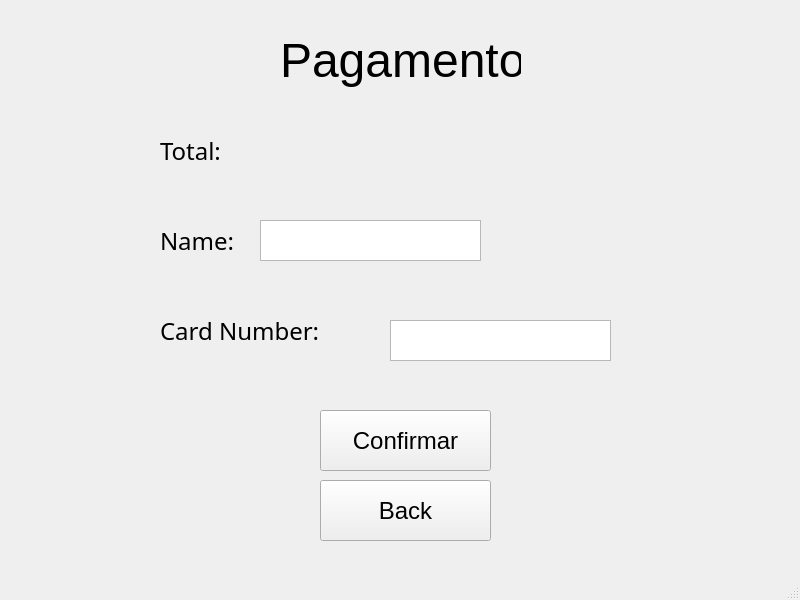
<?xml version="1.0" encoding="UTF-8"?>
<ui version="4.0">
 <class>MainWindow</class>
 <widget class="QMainWindow" name="MainWindow">
  <property name="geometry">
   <rect>
    <x>0</x>
    <y>0</y>
    <width>800</width>
    <height>600</height>
   </rect>
  </property>
  <property name="windowTitle">
   <string>MainWindow</string>
  </property>
  <widget class="QWidget" name="centralwidget">
   <widget class="QStackedWidget" name="stackedWidget">
    <property name="geometry">
     <rect>
      <x>0</x>
      <y>0</y>
      <width>801</width>
      <height>591</height>
     </rect>
    </property>
    <property name="currentIndex">
     <number>1</number>
    </property>
    <widget class="QWidget" name="aCardapio">
     <widget class="QLabel" name="label_3">
      <property name="geometry">
       <rect>
        <x>80</x>
        <y>260</y>
        <width>201</width>
        <height>81</height>
       </rect>
      </property>
      <property name="font">
       <font>
        <family>Roman</family>
        <pointsize>18</pointsize>
       </font>
      </property>
      <property name="text">
       <string>Sprite</string>
      </property>
     </widget>
     <widget class="QLabel" name="label_7">
      <property name="geometry">
       <rect>
        <x>470</x>
        <y>260</y>
        <width>201</width>
        <height>81</height>
       </rect>
      </property>
      <property name="font">
       <font>
        <family>Roman</family>
        <pointsize>18</pointsize>
       </font>
      </property>
      <property name="text">
       <string>R$ 3,50</string>
      </property>
     </widget>
     <widget class="QLabel" name="label_4">
      <property name="geometry">
       <rect>
        <x>80</x>
        <y>340</y>
        <width>201</width>
        <height>81</height>
       </rect>
      </property>
      <property name="font">
       <font>
        <family>Roman</family>
        <pointsize>18</pointsize>
       </font>
      </property>
      <property name="text">
       <string>Fanta</string>
      </property>
     </widget>
     <widget class="QPushButton" name="pushButtonFanta">
      <property name="geometry">
       <rect>
        <x>640</x>
        <y>370</y>
        <width>101</width>
        <height>21</height>
       </rect>
      </property>
      <property name="text">
       <string>Adicionar</string>
      </property>
     </widget>
     <widget class="QLabel" name="label_8">
      <property name="geometry">
       <rect>
        <x>470</x>
        <y>340</y>
        <width>201</width>
        <height>81</height>
       </rect>
      </property>
      <property name="font">
       <font>
        <family>Roman</family>
        <pointsize>18</pointsize>
       </font>
      </property>
      <property name="text">
       <string>R$ 4,75</string>
      </property>
     </widget>
     <widget class="QLabel" name="label_2">
      <property name="geometry">
       <rect>
        <x>80</x>
        <y>180</y>
        <width>201</width>
        <height>81</height>
       </rect>
      </property>
      <property name="font">
       <font>
        <family>Roman</family>
        <pointsize>18</pointsize>
       </font>
      </property>
      <property name="text">
       <string>Pepsi</string>
      </property>
     </widget>
     <widget class="QLabel" name="tittle">
      <property name="geometry">
       <rect>
        <x>300</x>
        <y>30</y>
        <width>201</width>
        <height>61</height>
       </rect>
      </property>
      <property name="font">
       <font>
        <pointsize>36</pointsize>
       </font>
      </property>
      <property name="text">
       <string>My Store</string>
      </property>
     </widget>
     <widget class="QPushButton" name="pushButtonPepsi">
      <property name="geometry">
       <rect>
        <x>640</x>
        <y>230</y>
        <width>101</width>
        <height>21</height>
       </rect>
      </property>
      <property name="text">
       <string>Adicionar</string>
      </property>
     </widget>
     <widget class="QLabel" name="label_5">
      <property name="geometry">
       <rect>
        <x>470</x>
        <y>120</y>
        <width>201</width>
        <height>81</height>
       </rect>
      </property>
      <property name="font">
       <font>
        <family>Roman</family>
        <pointsize>18</pointsize>
       </font>
      </property>
      <property name="text">
       <string>R$ 6,00</string>
      </property>
     </widget>
     <widget class="QLabel" name="label">
      <property name="geometry">
       <rect>
        <x>80</x>
        <y>110</y>
        <width>201</width>
        <height>81</height>
       </rect>
      </property>
      <property name="font">
       <font>
        <family>Roman</family>
        <pointsize>18</pointsize>
       </font>
      </property>
      <property name="text">
       <string>Coca - Cola</string>
      </property>
     </widget>
     <widget class="QPushButton" name="pushButtonSprite">
      <property name="geometry">
       <rect>
        <x>640</x>
        <y>300</y>
        <width>101</width>
        <height>21</height>
       </rect>
      </property>
      <property name="text">
       <string>Adicionar</string>
      </property>
     </widget>
     <widget class="QLabel" name="label_6">
      <property name="geometry">
       <rect>
        <x>470</x>
        <y>190</y>
        <width>201</width>
        <height>81</height>
       </rect>
      </property>
      <property name="font">
       <font>
        <family>Roman</family>
        <pointsize>18</pointsize>
       </font>
      </property>
      <property name="text">
       <string>R$ 4,00</string>
      </property>
     </widget>
     <widget class="QPushButton" name="viewCart">
      <property name="geometry">
       <rect>
        <x>300</x>
        <y>440</y>
        <width>171</width>
        <height>61</height>
       </rect>
      </property>
      <property name="font">
       <font>
        <pointsize>18</pointsize>
       </font>
      </property>
      <property name="text">
       <string>Carrinho</string>
      </property>
     </widget>
     <widget class="QPushButton" name="pushButtonCoke">
      <property name="geometry">
       <rect>
        <x>640</x>
        <y>150</y>
        <width>101</width>
        <height>21</height>
       </rect>
      </property>
      <property name="text">
       <string>Adicionar</string>
      </property>
     </widget>
    </widget>
    <widget class="QWidget" name="cPagamento">
     <widget class="QLabel" name="tittle_3">
      <property name="geometry">
       <rect>
        <x>280</x>
        <y>30</y>
        <width>241</width>
        <height>61</height>
       </rect>
      </property>
      <property name="font">
       <font>
        <pointsize>36</pointsize>
       </font>
      </property>
      <property name="text">
       <string>Pagamento</string>
      </property>
     </widget>
     <widget class="QPushButton" name="pushButtonConfirm">
      <property name="geometry">
       <rect>
        <x>320</x>
        <y>410</y>
        <width>171</width>
        <height>61</height>
       </rect>
      </property>
      <property name="font">
       <font>
        <pointsize>18</pointsize>
       </font>
      </property>
      <property name="text">
       <string>Confirmar</string>
      </property>
     </widget>
     <widget class="QLabel" name="totalPricePay">
      <property name="geometry">
       <rect>
        <x>160</x>
        <y>110</y>
        <width>151</width>
        <height>81</height>
       </rect>
      </property>
      <property name="font">
       <font>
        <family>Roman</family>
        <pointsize>18</pointsize>
       </font>
      </property>
      <property name="text">
       <string>Total:</string>
      </property>
     </widget>
     <widget class="QLabel" name="totalPriceValue">
      <property name="geometry">
       <rect>
        <x>540</x>
        <y>120</y>
        <width>91</width>
        <height>61</height>
       </rect>
      </property>
      <property name="font">
       <font>
        <family>Roman</family>
        <pointsize>18</pointsize>
       </font>
      </property>
      <property name="text">
       <string/>
      </property>
     </widget>
     <widget class="QLabel" name="totalPricePay_2">
      <property name="geometry">
       <rect>
        <x>160</x>
        <y>200</y>
        <width>151</width>
        <height>81</height>
       </rect>
      </property>
      <property name="font">
       <font>
        <family>Roman</family>
        <pointsize>18</pointsize>
       </font>
      </property>
      <property name="text">
       <string>Name:</string>
      </property>
     </widget>
     <widget class="QLabel" name="totalPriceValue_2">
      <property name="geometry">
       <rect>
        <x>530</x>
        <y>210</y>
        <width>91</width>
        <height>61</height>
       </rect>
      </property>
      <property name="font">
       <font>
        <family>Roman</family>
        <pointsize>18</pointsize>
       </font>
      </property>
      <property name="text">
       <string/>
      </property>
     </widget>
     <widget class="QLabel" name="totalPricePay_3">
      <property name="geometry">
       <rect>
        <x>160</x>
        <y>290</y>
        <width>251</width>
        <height>81</height>
       </rect>
      </property>
      <property name="font">
       <font>
        <family>Roman</family>
        <pointsize>18</pointsize>
       </font>
      </property>
      <property name="text">
       <string>Card Number:</string>
      </property>
     </widget>
     <widget class="QLabel" name="totalPriceValue_3">
      <property name="geometry">
       <rect>
        <x>520</x>
        <y>300</y>
        <width>91</width>
        <height>61</height>
       </rect>
      </property>
      <property name="font">
       <font>
        <family>Roman</family>
        <pointsize>18</pointsize>
       </font>
      </property>
      <property name="text">
       <string/>
      </property>
     </widget>
     <widget class="QTextEdit" name="textEditCardNumber">
      <property name="geometry">
       <rect>
        <x>390</x>
        <y>320</y>
        <width>221</width>
        <height>41</height>
       </rect>
      </property>
     </widget>
     <widget class="QTextEdit" name="textEditName">
      <property name="geometry">
       <rect>
        <x>260</x>
        <y>220</y>
        <width>221</width>
        <height>41</height>
       </rect>
      </property>
     </widget>
     <widget class="QPushButton" name="pushButtonBackToCart">
      <property name="geometry">
       <rect>
        <x>320</x>
        <y>480</y>
        <width>171</width>
        <height>61</height>
       </rect>
      </property>
      <property name="font">
       <font>
        <pointsize>18</pointsize>
       </font>
      </property>
      <property name="text">
       <string>Back</string>
      </property>
     </widget>
    </widget>
    <widget class="QWidget" name="dTelaFinal">
     <widget class="QLabel" name="tittle_4">
      <property name="geometry">
       <rect>
        <x>70</x>
        <y>130</y>
        <width>691</width>
        <height>61</height>
       </rect>
      </property>
      <property name="font">
       <font>
        <pointsize>36</pointsize>
       </font>
      </property>
      <property name="text">
       <string>Obrigado por comprar conosco!</string>
      </property>
     </widget>
     <widget class="QPushButton" name="pushButtonBackToCart_2">
      <property name="geometry">
       <rect>
        <x>310</x>
        <y>270</y>
        <width>171</width>
        <height>61</height>
       </rect>
      </property>
      <property name="font">
       <font>
        <pointsize>18</pointsize>
       </font>
      </property>
      <property name="text">
       <string>Novo Pedido</string>
      </property>
     </widget>
    </widget>
    <widget class="QWidget" name="bCarrinho">
     <widget class="QLabel" name="tittle_2">
      <property name="geometry">
       <rect>
        <x>230</x>
        <y>20</y>
        <width>361</width>
        <height>61</height>
       </rect>
      </property>
      <property name="font">
       <font>
        <pointsize>36</pointsize>
       </font>
      </property>
      <property name="text">
       <string>Itens no Carrinho</string>
      </property>
     </widget>
     <widget class="QListWidget" name="listWidget">
      <property name="geometry">
       <rect>
        <x>225</x>
        <y>100</y>
        <width>371</width>
        <height>291</height>
       </rect>
      </property>
     </widget>
     <widget class="QLabel" name="totalPriceInCart">
      <property name="geometry">
       <rect>
        <x>210</x>
        <y>400</y>
        <width>141</width>
        <height>81</height>
       </rect>
      </property>
      <property name="font">
       <font>
        <family>Roman</family>
        <pointsize>18</pointsize>
       </font>
      </property>
      <property name="text">
       <string>Total:</string>
      </property>
     </widget>
     <widget class="QPushButton" name="pushButtonPay">
      <property name="geometry">
       <rect>
        <x>430</x>
        <y>410</y>
        <width>171</width>
        <height>61</height>
       </rect>
      </property>
      <property name="font">
       <font>
        <pointsize>18</pointsize>
       </font>
      </property>
      <property name="text">
       <string>Pagar</string>
      </property>
     </widget>
     <widget class="QPushButton" name="pushButtonBackToSelection">
      <property name="geometry">
       <rect>
        <x>430</x>
        <y>480</y>
        <width>171</width>
        <height>61</height>
       </rect>
      </property>
      <property name="font">
       <font>
        <pointsize>18</pointsize>
       </font>
      </property>
      <property name="text">
       <string>Back</string>
      </property>
     </widget>
     <widget class="QLabel" name="totalPriceInCart_3">
      <property name="geometry">
       <rect>
        <x>340</x>
        <y>420</y>
        <width>51</width>
        <height>51</height>
       </rect>
      </property>
      <property name="font">
       <font>
        <family>Roman</family>
        <pointsize>18</pointsize>
       </font>
      </property>
      <property name="text">
       <string/>
      </property>
     </widget>
    </widget>
   </widget>
  </widget>
  <widget class="QMenuBar" name="menubar">
   <property name="geometry">
    <rect>
     <x>0</x>
     <y>0</y>
     <width>800</width>
     <height>21</height>
    </rect>
   </property>
  </widget>
  <widget class="QStatusBar" name="statusbar"/>
 </widget>
 <resources/>
 <connections/>
</ui>
